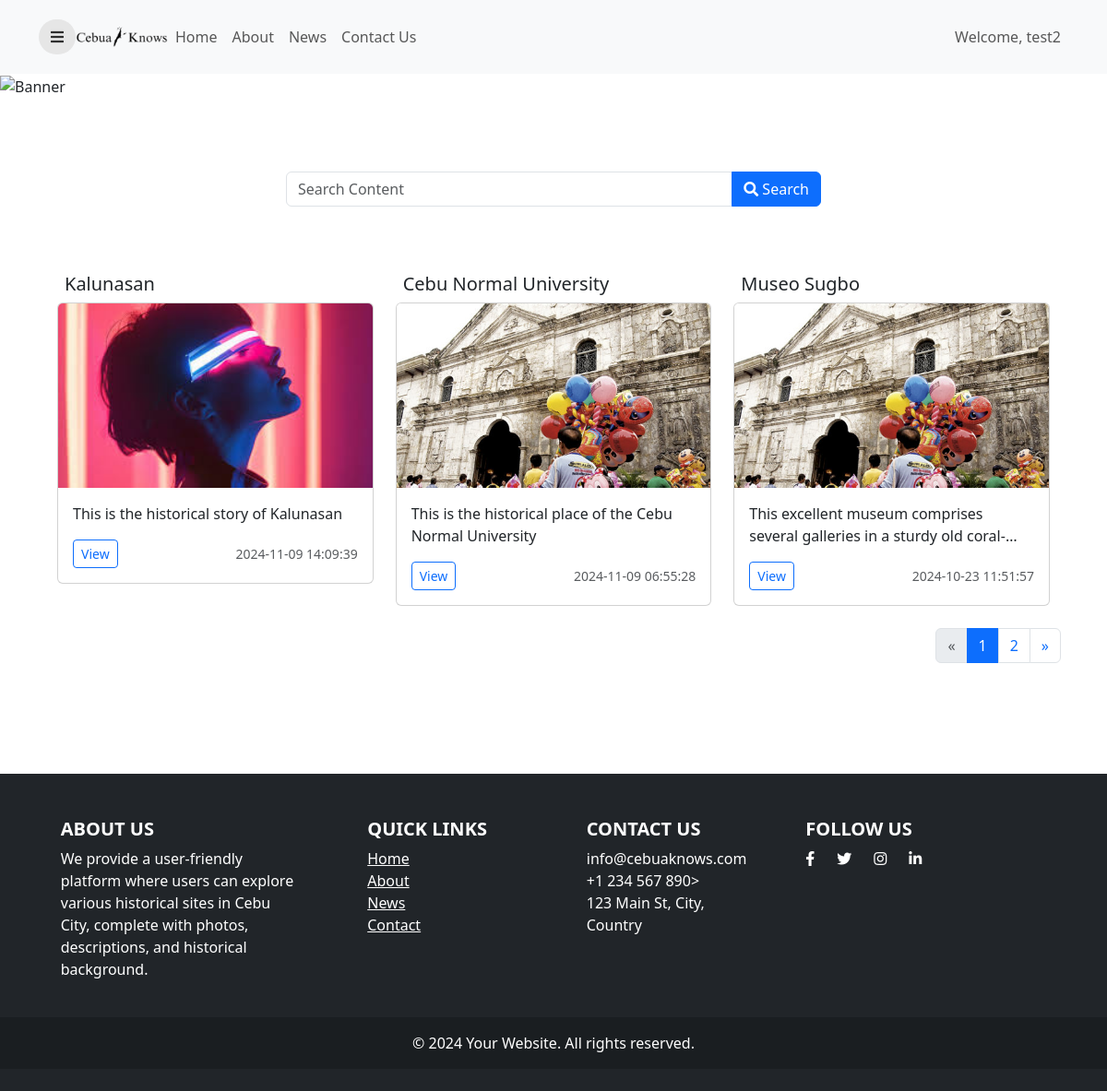
Page /dashboard-admin.php (signed in) on the committed database.
### tables this page shows
CREATE TABLE `users` (
  `user_id` int(11) NOT NULL,
  `username` varchar(50) NOT NULL,
  `email` varchar(50) NOT NULL,
  `password` varchar(60) NOT NULL,
  `confirm_password` varchar(50) NOT NULL,
  `firstname` varchar(20) NOT NULL,
  `lastname` varchar(20) NOT NULL,
  `bio` varchar(255) NOT NULL,
  `mobile` varchar(15) NOT NULL,
  `address` varchar(60) NOT NULL,
  `profile_picture` varchar(60) NOT NULL,
  `role` varchar(25) NOT NULL DEFAULT 'Learner'
);

CREATE TABLE `content` (
  `content_id` int(11) NOT NULL,
  `content_title` varchar(50) DEFAULT NULL,
  `description` text DEFAULT NULL,
  `created_at` timestamp NOT NULL DEFAULT current_timestamp(),
  `updated_at` timestamp NOT NULL DEFAULT current_timestamp(),
  `location_id` int(11) DEFAULT NULL,
  `quiz_id` int(11) DEFAULT NULL,
  `media_id` int(11) DEFAULT NULL,
  `user_id` int(11) DEFAULT NULL,
  `status` varchar(25) NOT NULL DEFAULT 'PENDING',
  `feedback` varchar(255) NOT NULL DEFAULT 'No feedback from Admin or Historian'
);

CREATE TABLE `media` (
  `media_id` int(11) NOT NULL,
  `url` varchar(100) DEFAULT NULL,
  `video` varchar(100) DEFAULT NULL,
  `image` varchar(100) DEFAULT NULL,
  `created_at` timestamp NOT NULL DEFAULT current_timestamp(),
  `last_update` timestamp NOT NULL DEFAULT current_timestamp()
);

### dashboard-admin.php (the view, shortened to what this page needs)
<?php
	include "connection.php";
	if(!empty($_SESSION["id"])){
		$id = $_SESSION["id"];
		$result = mysqli_query($conn, "SELECT * FROM users WHERE user_id = '$id' ");
		$row = mysqli_fetch_assoc($result);
	}else{
		header("Location: login.php");
		exit();
	}
?>
<!DOCTYPE html>
<html lang="en">
    <head>
		<link href="https://cdn.jsdelivr.net/npm/bootstrap@5.3.0-alpha3/dist/css/bootstrap.min.css" rel="stylesheet">
		<link href="https://cdnjs.cloudflare.com/ajax/libs/font-awesome/5.15.1/css/all.min.css" rel="stylesheet" />
    </head>
    <body>
		<div class="page">
				<nav class="navbar navbar-expand-lg navbar-light bg-light">
					<div class="container">
						<button id="sidebarToggle" class="btn sidebarToggle">
							<i class="fas fa-bars"></i>
						</button>
						<div class="collapse navbar-collapse" id="navbarNav">
						<img src="img/land-img/logo.png" alt="Logo" width="100" height="100">
							<ul class="navbar-nav me-auto">
								<li class="nav-item"><a class="nav-link" href="dashboard-admin.php">Home</a></li>
								<li class="nav-item"><a class="nav-link" href="about-admin.php">About</a></li>
								<li class="nav-item"><a class="nav-link" href="news-admin.php">News</a></li>
								<li class="nav-item"><a class="nav-link" href="contact-admin.php">Contact Us</a></li>
							</ul>
							<ul class="navbar-nav ms-auto">
								<li class="nav-item"><p class="nav-link" style="margin:0;">Welcome, <?php echo $row["username"]; ?></p></li>
							</ul>
						</div>
					</div>
				</nav>
		</div>
        <section class="banner" id="home">
			<img src="img/assets/banner.png" class="img-fluid w-100" alt="Banner">
		</section>
        <br>
        <br>
        <br>
		<div class="row justify-content-center align-items-center p-2">
			<div class="col-md-6 mx-auto">
				<form action="dashboard-admin.php" method="post" class="input-group">
					<input type="text" class="form-control" placeholder="Search Content" aria-label="Search" name="searchContent">
					<button style="z-index:0;" class="btn btn-primary" type="submit" name="submit"><i class="fas fa-search"></i> Search</button>
				</form>
			</div>
		</div>
		<br>
		<br>
			<div class="container">
				<div class="row justify-content-center align-items-center p-2">
				<?php
					if(isset($_POST['submit'])){
						$searchContent = $_POST['searchContent'];
						$sql = "SELECT * FROM content INNER JOIN media ON content.media_id = media.media_id where status = 'ACCEPTED' AND content_title LIKE '%$searchContent%' ORDER BY updated_at DESC";
						$result = mysqli_query($conn, $sql);
						if($result->num_rows > 0){
							echo '<div class="row">';
							while($row = mysqli_fetch_assoc($result)){
								echo '
										<div class="col-md-4">
										<h5 class="card-title p-2">'.$row['content_title'].'</h5>
										<div class="card mb-4 box-shadow">
											<img class="card-img-top" src="'.$row['image'].'" alt="Card image cap">
											<div class="card-body">
												<p class="card-text truncate">'.$row['description'].'</p>
												<div class="d-flex justify-content-between align-items-center">
													<div class="btn-group">
														<a href="historical_site-admin.php?contentId='. $row['content_id'].'" class="btn btn-sm btn-outline-primary">View</a>
													</div>
													<small class="text-muted">'. $row['created_at'].'</small>
												</div>
											</div>
										</div>
									</div>
								';
							}
							echo '</div>';
						}else{
							echo '<h2>No result for '.$searchContent.'</h2>';
						}
					}else{
						$limit = 3;
						$page = isset($_GET['page']) ? (int)$_GET['page'] : 1;
						$offset = ($page - 1) * $limit;
						$total_results = $conn->query("SELECT COUNT(*) as count FROM content INNER JOIN media ON content.media_id = media.media_id where status = 'ACCEPTED'")->fetch_assoc()['count'];
						$total_pages = ceil($total_results / $limit);
						$pagination_stmt = $conn->prepare("SELECT * FROM content INNER JOIN media ON content.media_id = media.media_id where status = 'ACCEPTED' ORDER BY updated_at DESC LIMIT ? OFFSET ?");
						$pagination_stmt->bind_param("ii", $limit, $offset);
						$pagination_stmt->execute();
						$pagination_result = $pagination_stmt->get_result();
						echo '<div class="row">';
						while ($row_pagination = $pagination_result->fetch_assoc()) {
							echo '
										<div class="col-md-4">
										<h5 class="card-title p-2">'.$row_pagination['content_title'].'</h5>
										<div class="card mb-4 box-shadow">
											<img class="card-img-top" src="'.$row_pagination['image'].'" alt="Card image cap">
											<div class="card-body">
												<p class="card-text truncate">'.$row_pagination['description'].'</p>
												<div class="d-flex justify-content-between align-items-center">
													<div class="btn-group">
														<a href="historical_site-admin.php?contentId='. $row_pagination['content_id'].'" class="btn btn-sm btn-outline-primary">View</a>
													</div>
													<small class="text-muted">'. $row_pagination['created_at'].'</small>
												</div>
											</div>
										</div>
									</div>
								';
						}
						echo '</div>';
						echo '<br>
							<br>
							<br>
							<nav class="container d-flex">
							  <ul class="pagination ms-auto">';
							echo '<li class="page-item ' . ($page <= 1 ? 'disabled' : '') . '">
									<a class="page-link" href="?page=' . ($page - 1) . '" aria-label="Previous">
									  <span aria-hidden="true">&laquo;</span>
									</a>
								  </li>';
							for ($i = 1; $i <= $total_pages; $i++) {
								echo '<li class="page-item ' . ($i == $page ? 'active' : '') . '">
										<a class="page-link" href="?page=' . $i . '">' . $i . '</a>
									  </li>';
							}
							echo '<li class="page-item ' . ($page >= $total_pages ? 'disabled' : '') . '">
									<a class="page-link" href="?page=' . ($page + 1) . '" aria-label="Next">
									  <span aria-hidden="true">&raquo;</span>
									</a>
								  </li>';
							echo '</ul>
							</nav>';
					}
				?>
			</div>
		</div>
		<br>
		<br>
		<br>
		<br>
		<footer class="bg-dark text-white pt-5 pb-4">
			<div class="container text-center text-md-start">
				<div class="row text-center text-md-start">
					<div class="col-md-3 col-lg-3 col-xl-3 mx-auto mb-4">
						<h5 class="text-uppercase fw-bold">About Us</h5>
						<p>We provide a user-friendly platform where users can explore various historical sites in Cebu City, complete with photos, descriptions, and historical background.</p>
					</div>
					<div class="col-md-2 col-lg-2 col-xl-2 mx-auto mb-4">
						<h5 class="text-uppercase fw-bold">Quick Links</h5>
						<ul class="list-unstyled">
							<li><a href="dashboard-admin.php" class="text-white ">Home</a></li>
							<li><a href="about-admin.php" class="text-white ">About</a></li>
							<li><a href="news-admin.php" class="text-white ">News</a></li>
							<li><a href="contact-admin.php" class="text-white ">Contact</a></li>
						</ul>
					</div>
					<div class="col-md-3 col-lg-2 col-xl-2 mx-auto mb-4">
						<h5 class="text-uppercase fw-bold">Contact Us</h5>
						<ul class="list-unstyled">
							<li>info@cebuaknows.com</li>
							<li>+1 234 567 890></li>
							<li>123 Main St, City, Country</li>
						</ul>
					</div>
					<div class="col-md-4 col-lg-3 col-xl-3 mx-auto mb-md-0 mb-4">
						<h5 class="text-uppercase fw-bold">Follow Us</h5>
						<div class="d-flex justify-content-start">
							<a href="#" class="text-white me-4"><i class="fab fa-facebook-f"></i></a>
							<a href="#" class="text-white me-4"><i class="fab fa-twitter"></i></a>
							<a href="#" class="text-white me-4"><i class="fab fa-instagram"></i></a>
							<a href="#" class="text-white"><i class="fab fa-linkedin-in"></i></a>
						</div>
					</div>
				</div>
			</div>
			<div class="text-center p-3" style="background-color: rgba(0, 0, 0, 0.2);">
				© 2024 Your Website. All rights reserved.
			</div>
		</footer>
    </body>
</html>

### dashboard-admin.php (style rules this page uses)
.truncate { display: -webkit-box; -webkit-box-orient: vertical; -webkit-line-clamp: 2; overflow: hidden; text-overflow: ellipsis; max-width: 100%; }
.card-img-top { width: 100%; height: 200px; object-fit: cover; }
.sidebarToggle { font-size: 16px; color: rgba(0, 0, 0, 0.8); z-index: 999; background-color: #e6e6e6; transition: all 0.3s ease; border-radius: 50px; }
.navbar { width:100%; height:10vh; }
.banner { position: relative; overflow: hidden; }
.banner img { width: 100%; height: auto; }
@media (min-width: 768px) { .banner img { height: auto; object-fit: cover; } }
.active>.page-link, .page-link.active { z-index:0; }

### rows in the picture
users: username "test2"
content: content_title "Kalunasan", media.image (picture), description "This is the historical story of Kalunasan", media.created_at "2024-11-09 14:09:39"
content: content_title "Cebu Normal University", media.image (picture), description "This is the historical place of the Cebu Normal University", media.created_at "2024-11-09 06:55:28"
content: content_title "Museo Sugbo", media.image (picture), description "This excellent museum comprises several galleries in a sturdy…", media.created_at "2024-10-23 11:51:57"
